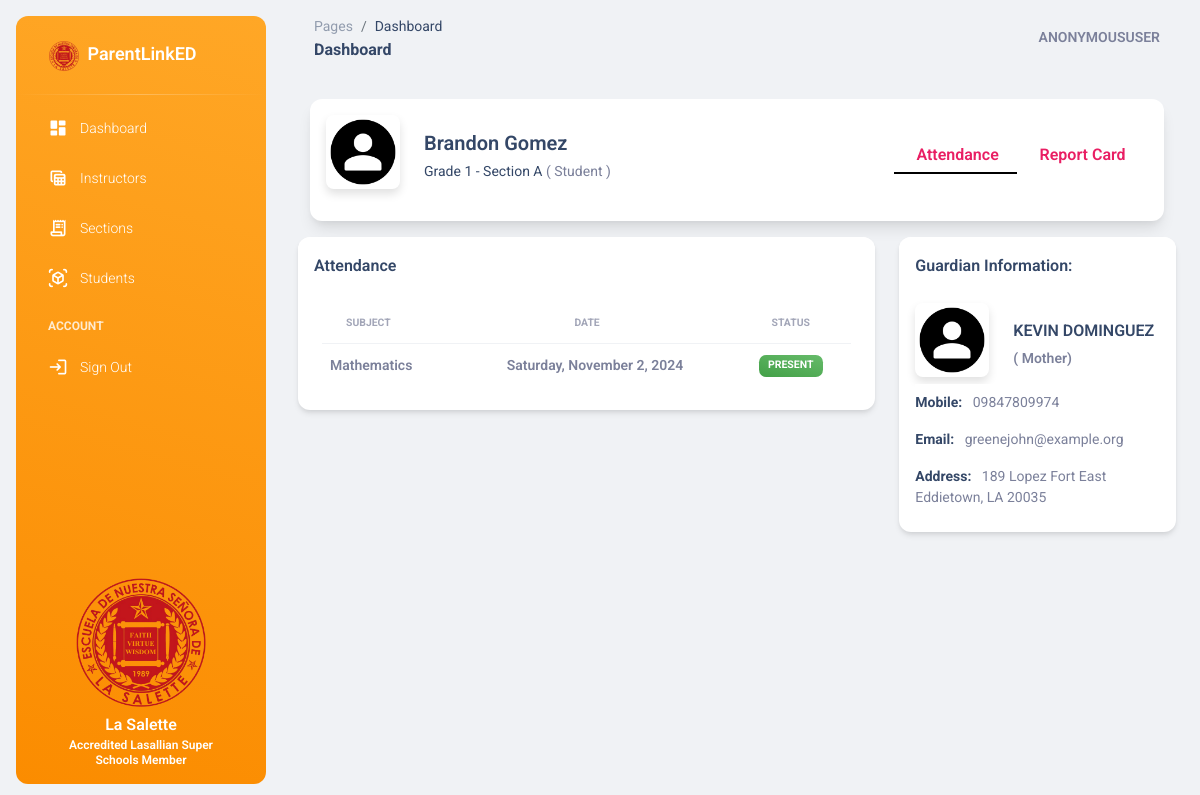
The page /student/profile/Grade 1-76/ on the database as committed earlier.
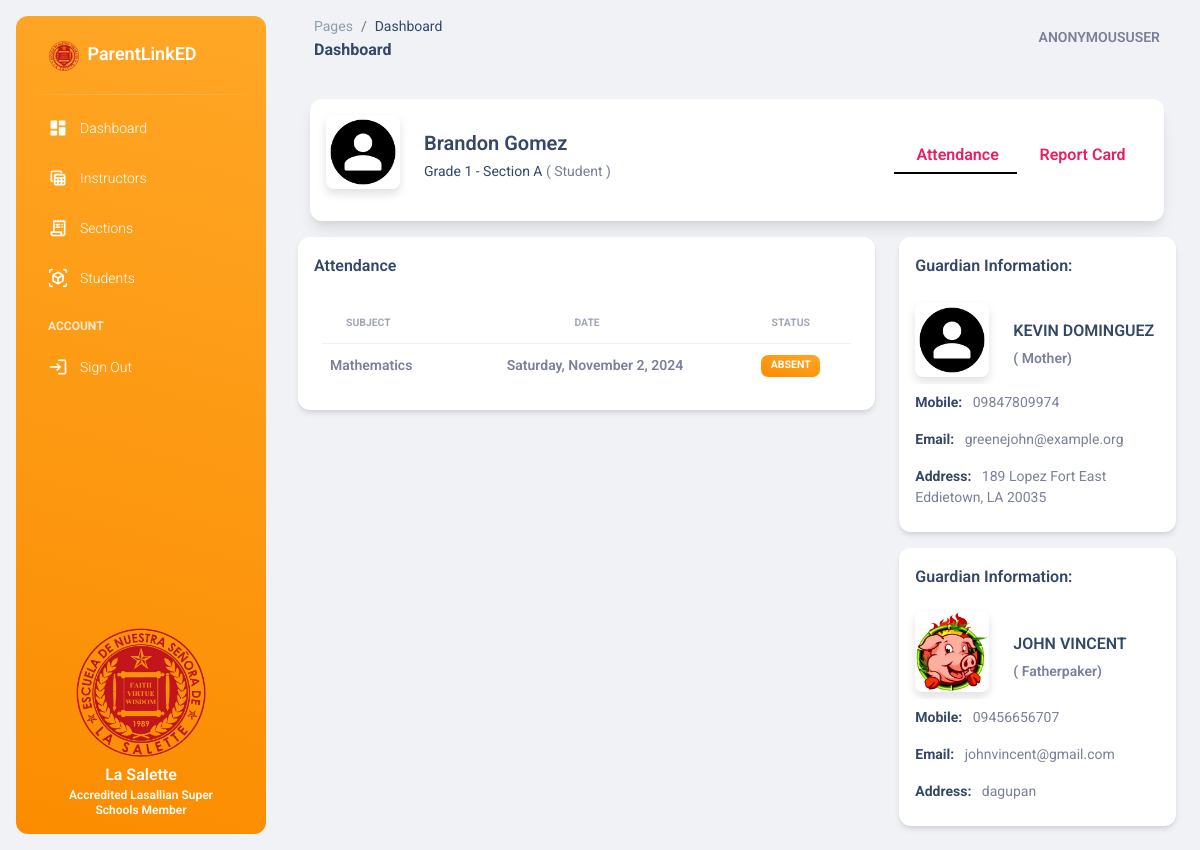
The same page on the database as committed later.
### base/models.py (models this page shows, shortened)
class Student(models.Model):
    firstname = models.CharField(max_length=100)
    lastname = models.CharField(max_length=100)
    student_id = models.CharField(max_length=100, null = True, blank = True)
    avatar = models.ImageField(upload_to='avatars/', default = '/default_avatar.png', null = True, blank = True)
    gender = models.CharField(max_length=10, null = True, blank = True)
    age = models.IntegerField(null = True, blank = True)
    year_level_section = models.ForeignKey(YearLevelSection, on_delete=models.CASCADE, null=True, blank=True)
    date_created = models.DateTimeField(auto_now_add=True, null = True, blank = True)

class YearLevelSection(models.Model):
    year_levels = [
        ('Grade 1', 'Grade 1'),
        ('Grade 2', 'Grade 2'),
        ('Grade 3', 'Grade 3'),
        ('Grade 4', 'Grade 4'),
        ('Grade 5', 'Grade 5'),
        ('Grade 6', 'Grade 6'),
    ]
    year_level = models.CharField(max_length=10, choices=year_levels)
    section = models.CharField(max_length=10)
    subjects = models.ManyToManyField(Subject, null=True, blank=True, related_name='year_level_sections')
    instructor = models.ForeignKey(Instructor, on_delete=models.CASCADE, related_name='year_level_sections', null = True, blank = True)
    slug = models.SlugField(max_length=255, unique=True, null=True, blank=True)
    def __str__(self):
        return f"{self.year_level} - {self.section}"

class Attendance(models.Model):
    student = models.ForeignKey(Student, on_delete=models.CASCADE, related_name='attendances')
    subject = models.ForeignKey(Subject, on_delete=models.CASCADE, related_name='attendances')
    date = models.DateTimeField(auto_now_add=True)
    status = models.CharField(max_length=10, choices=[('present', 'Present'), ('absent', 'Absent')])
    class Meta:
        unique_together = ('student', 'subject', 'date')  # Ensure no duplicate records for the same day

class Subject(models.Model):
    name = models.CharField(max_length=100)
    subject_code = models.CharField(max_length=100, null=True, blank=True)
    description = models.TextField(blank=True, null=True)
    day = models.CharField(max_length=100)
    start_time = models.TimeField()
    end_time = models.TimeField()
    slug = models.SlugField(max_length=255, unique=True, null=True, blank=True)

class Guardian(models.Model):
    user = models.OneToOneField(User, on_delete=models.CASCADE)
    student = models.ManyToManyField(Student, related_name='guardians')
    age = models.IntegerField(null = True, blank = True)
    address = models.CharField(max_length=100, null = True, blank = True)
    contact_number = models.CharField(max_length=11, null = True, blank = True)
    gender = models.CharField(max_length=10, null = True, blank = True)
    avatar = models.ImageField(upload_to='avatars/', default = '/default_avatar.png', null = True, blank = True)
    relationship = models.CharField(max_length=100, null = True, blank = True)
    date_created = models.DateTimeField(auto_now_add=True, null = True, blank = True)

### base/views.py (the view)
# urls.py: path('student/profile/<student_id>/', views.student_profile, name='student_profile'),
def student_profile(request, student_id):
    student = get_object_or_404(Student, student_id=student_id)
    guardians = student.guardians.all()  # Get the related guardians
    attendance = Attendance.objects.filter(student=student)
    grades = Grade.objects.filter(student=student).select_related('subject')
    year_level_section = student.year_level_section
    subjects = year_level_section.subjects.all()
    subjects_with_grades = {grade.subject.id for grade in grades}
    subjects_without_grades = subjects.exclude(id__in=subjects_with_grades)
    context = {
        'student': student,
        'guardians': guardians,
        'attendance': attendance,
        'grades': grades,
        'subjects': subjects,
        'subjects_without_grades': subjects_without_grades,  # Ne
    }
    return render(request, 'base/admin/student_profile.html', context)

### base/templates/base/admin/student_profile.html (shortened to what this page needs)
{% extends 'base.html' %}
{% block content %}
<div class="card shadow-lg mx-4 card-profile-bottom">
    <div class="card-body p-3">
        <div class="row gx-4 mb-2">
            <div class="col-auto">
               <div class="avatar avatar-xl position-relative">
                  <img src="{{ student.avatar.url }}" alt="profile_image" class="w-100 border-radius-lg shadow-sm">
               </div>
            </div>
            <div class="col-auto my-auto">
               <div class="h-100">
                  <h5 class="mb-1">
                    {{ student.firstname }} {{ student.lastname}}
                  </h5>
                  <p class="mb-0 font-weight-normal text-sm">
                    <a href="{% url 'section_detail' student.year_level_section.slug %}">{{student.year_level_section }}</a> ( Student )
                  </p>
               </div>
            </div>
            <div class="col-lg-4 col-md-6 my-sm-auto ms-sm-auto me-sm-0 mx-auto mt-3">
                <div class="nav-wrapper position-relative end-0">
                    <ul class="nav nav-fill p-1 flex-row" role="tablist" id="customTabs">
                        <li class="nav-item" role="presentation">
                            <a class="nav-link_ nav-link mb-0 px-0 py-1 active fw-bold" id="attendance-tab" data-bs-toggle="tab" href="#attendance" role="tab" aria-controls="attendance" aria-selected="true">
                                <span class="ms-1">Attendance</span>
                            </a>
                        </li>
                        <li class="nav-item" role="presentation">
                            <a class="nav-link_ nav-link mb-0 px-0 py-1 fw-bold" id="report-card-tab" data-bs-toggle="tab" href="#report-card" role="tab" aria-controls="report-card" aria-selected="false">
                                <span class="ms-1">Report Card</span>
                            </a>
                        </li>
                    </ul>
                </div>
            </div>
        </div>
    </div>
</div>
<div class="tab-content container-fluid">
    <div class="row">
        <div class="col-md-8">
            <div class="tab-pane fade show active" id="attendance" role="tabpanel" aria-labelledby="attendance-tab">
                <div class="card h-auto mt-3" style="max-height: 100vh; overflow: auto;">
                    <div class="card-header pb-0 p-3">
                        <h6 class="mb-0">Attendance</h6>
                    </div>
                    {% if attendance %}
                    <div class="card-body overflow-auto">
                        <div class="table-responsive">
                            <table class="table align-items-center mb-0">
                                <thead>
                                    <tr>
                                        <th class="text-uppercase text-secondary text-xxs font-weight-bolder opacity-7">Subject</th>
                                        <th class="text-uppercase text-center text-secondary text-xxs font-weight-bolder opacity-7 ps-2">Date</th>
                                        <th class="text-center text-uppercase text-secondary text-xxs font-weight-bolder opacity-7">Status</th>
                                    </tr>
                                </thead>
                                <tbody>
                                    {% for a in attendance %}
                                    <tr>
                                        <td><p class="text-sm font-weight-bold mb-0 small">{{ a.subject.name }}</p></td>
                                        <td class="align-middle text-center">
                                            <span class="text-secondary text-sm small font-weight-bold">{{ a.date|date:"l, F j, Y" }}</span>
                                        </td>
                                        <td class="align-middle text-center text-sm small">
                                            {% if a.status == 'present' %}
                                            <span class="badge badge-pill badge-md bg-gradient-success">{{a.status}}</span>
                                            {% else %}
                                            <span class="badge badge-pill badge-md bg-gradient-warning">{{a.status}}</span>
                                            {% endif %}
                                        </td>
                                    </tr>
                                    {% endfor %}
                                </tbody>
                            </table>
                        </div>
                    </div>
                    {% else %}
                    <p class="p-2 text-center"> No data available </p>
                    {% endif %}
                </div>
            </div>
        </div>
        <div class="col-md-4 d-none d-md-block">
            {% for g in guardians %}
            <div class="card h-auto mt-3">
                <div class="card-header pb-0 p-3">
                    <div class="d-flex justify-content-between align-items-center">
                        <h6 class="">Guardian Information: </h6>
                    </div>
                </div>
                <div class="card-body p-3">
                    <ul class="list-group">
                        <div class="row gx-4">
                            <div class="col-auto">
                                <div class="avatar avatar-xl position-relative">
                                    <img src="{{ g.avatar.url }}" alt="profile_image" class="w-100 border-radius-lg shadow-sm">
                                </div>
                            </div>
                            <div class="col-auto my-auto">
                                <div class="h-100">
                                    <h6 class="mb-1 text-uppercase">{{ g.user.first_name }} {{ g.user.last_name}}</h6>
                                    <p class="mb-0 font-weight-bold text-sm">( {{ g.relationship}})</p>
                                </div>
                            </div>
                        </div>
                        <li class="list-group-item border-0 ps-0 text-sm"><strong class="text-dark">Mobile:</strong> &nbsp; {{ g.contact_number}}</li>
                        <li class="list-group-item border-0 ps-0 text-sm"><strong class="text-dark">Email:</strong> &nbsp; {{ g.user.email }}</li>
                        <li class="list-group-item border-0 ps-0 text-sm"><strong class="text-dark">Address:</strong> &nbsp; {{ g.address }}</li>
                    </ul>
                </div>
            </div>
            {% empty %}
            <div class="alert alert-secondary text-white text-center mt-3" role="alert">
                <strong></strong> No guardian assigned
            </div>
            {% endfor %}
        </div>
    </div>
</div>
{% endblock %}

### templates/base.html (shortened to what this page needs)
<!DOCTYPE html>
<html lang="en">
<head>
  <link href="/static/assets/css/nucleo-icons.css" rel="stylesheet" />
  <link href="/static/assets/css/nucleo-svg.css" rel="stylesheet" />
  <link id="pagestyle" href="/static/assets/css/material-dashboard.css?v=3.1.0" rel="stylesheet" />
  <link rel="stylesheet" href="https://cdnjs.cloudflare.com/ajax/libs/font-awesome/6.6.0/css/all.min.css" />
  <link rel="stylesheet" href="/static/assets/css/dataTables.min.css">
  <link href="/static/assets/css/select2.min.css" rel="stylesheet" />
</head>
<body class="g-sidenav-show  bg-gray-200">
    {% include 'includes/aside.html' %}
  <main class="main-content position-relative max-height-vh-100 h-100 border-radius-lg ">
    {% include 'includes/nav.html' %}
    <div class="container-fluid py-4">
        {% block content %}
        {% endblock %}
    </div>
  </main>
</body>
</html>

### templates/includes/aside.html (shortened to what this page needs)
<aside class="sidenav navbar navbar-vertical navbar-expand-xs border-0 border-radius-xl my-3 fixed-start ms-3   bg-gradient-warning" id="sidenav-main">
    <div class="sidenav-header">
      <a class="navbar-brand m-0" href="/" target="_blank">
        <img src="/static/assets/img/logo.png" class="navbar-brand-img h-100" alt="main_logo">
        <span class="ms-1 text-lg font-weight-bold text-white">ParentLinkED</span>
      </a>
    </div>
    <hr class="horizontal light mt-0 mb-2">
    <div class="collapse navbar-collapse  w-auto " id="sidenav-collapse-main">
      <ul class="navbar-nav">
        <li class="nav-item">
          <a class="nav-link text-white  {% if request.path == '/dashboard/' %} bg-gradient-success active {% endif %}" href="{% url 'admin_dashboard' %}">
            <div class="text-white text-center me-2 d-flex align-items-center justify-content-center">
              <i class="material-icons opacity-10">dashboard</i>
            </div>
            <span class="nav-link-text ms-1">Dashboard</span>
          </a>
        </li>
        <li class="nav-item">
          <a class="nav-link text-white {% if request.path == '/instructors/' %} bg-gradient-success active {% endif %}" href="{% url 'instructor_page' %}">
            <div class="text-white text-center me-2 d-flex align-items-center justify-content-center">
              <i class="material-icons opacity-10">table_view</i>
            </div>
            <span class="nav-link-text ms-1">Instructors</span>
          </a>
        </li>
        <li class="nav-item">
          <a class="nav-link text-white {% if request.path == '/sections/' %} bg-gradient-success active {% endif %}" href="{% url 'subject_page' %}">
            <div class="text-white text-center me-2 d-flex align-items-center justify-content-center">
              <i class="material-icons opacity-10">receipt_long</i>
            </div>
            <span class="nav-link-text ms-1">Sections</span>
          </a>
        </li>
        <li class="nav-item">
          <a class="nav-link text-white {% if request.path == '/students/' %} bg-gradient-success active {% endif %}" href="{% url 'student_page' %}">
            <div class="text-white text-center me-2 d-flex align-items-center justify-content-center">
              <i class="material-icons opacity-10">view_in_ar</i>
            </div>
            <span class="nav-link-text ms-1">Students</span>
          </a>
        </li>
        <li class="nav-item mt-3">
          <h6 class="ps-4 ms-2 text-uppercase text-xs text-white font-weight-bolder opacity-8">Account</h6>
        </li>
        <li class="nav-item">
          <a class="nav-link text-white " href="{% url 'logout-account' %}">
            <div class="text-white text-center me-2 d-flex align-items-center justify-content-center">
              <i class="material-icons opacity-10">login</i>
            </div>
            <span class="nav-link-text ms-1">Sign Out</span>
          </a>
        </li>
      </ul>
    </div>
    <div class="sidenav-footer position-absolute w-100 bottom-0 ">
        <div class="mx-3">
            <div class="card-body text-center p-3 w-100 pt-0">
               <div class="docs-info">
            <img class="w-75 mx-auto" src="/static/assets/img/logo.png" alt="sidebar_illustration">
                  <h6 class="mb-0 text-white">La Salette </h6>
                  <p class="text-xs text-white font-weight-bold mb-0">Accredited Lasallian Super Schools Member </p>
               </div>
            </div>
        </div>
    </div>
  </aside>

### templates/includes/nav.html (shortened to what this page needs)
<nav class="navbar navbar-main navbar-expand-lg px-0 mx-4 shadow-none border-radius-xl" id="navbarBlur" data-scroll="true">
    <div class="container-fluid py-1 px-3">
      <nav aria-label="breadcrumb">
        <ol class="breadcrumb bg-transparent mb-0 pb-0 pt-1 px-0 me-sm-6 me-5">
          <li class="breadcrumb-item text-sm"><a class="opacity-5 text-dark" href="javascript:;">Pages</a></li>
          <li class="breadcrumb-item text-sm text-dark active" aria-current="page">Dashboard</li>
        </ol>
        <h6 class="font-weight-bolder mb-0">Dashboard</h6>
      </nav>
      <div class="collapse navbar-collapse mt-sm-0 mt-2 me-md-0 me-sm-4" id="navbar">
        <ul class="navbar-nav  justify-content-end">
          <li class="nav-item d-flex align-items-center">
            <a href="" class="nav-link text-body font-weight-bold px-0">
              <span class="d-sm-inline d-none text-uppercase">{{ request.user}}</span>
            </a>
          </li>
        </ul>
      </div>
    </div>
  </nav>

### base/templates/base/admin/student_profile.html (style rules this page uses)
.nav-link_ { border-bottom: 2px solid transparent; transition: border-bottom 0.3s ease; }
.nav-link_.active { border-bottom: 2px solid #000; }

Rows that differ between the two databases and show on the page:
changed Attendance "Mathematics": status "PRESENT" → "ABSENT"
added Guardian: avatar (picture), user.first_name "JOHN", user.last_name "VINCENT", relationship "Fatherpaker", contact_number "09456656707", user.email "johnvincent@gmail.com", address "dagupan"
